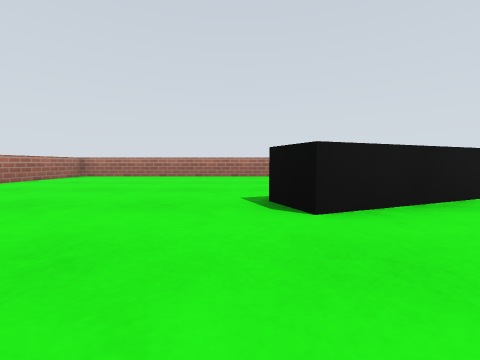
[1] (above)

21 first-person views from a walk through a Gazebo world. The camera is 0.12 m above the floor, tilts 4° down and sees 90° across. The floor is counted in squares, 0.25 m on a side. Each view is taken from the middle of a square. On the plan, view 1 faces up. The plan holds only what a view shows up to about 9 squares ahead; the rest is blank.

[2]
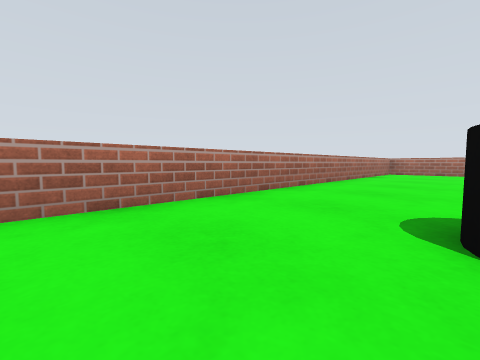

[3]
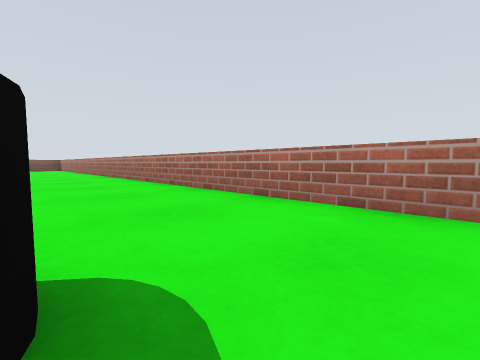

[4]
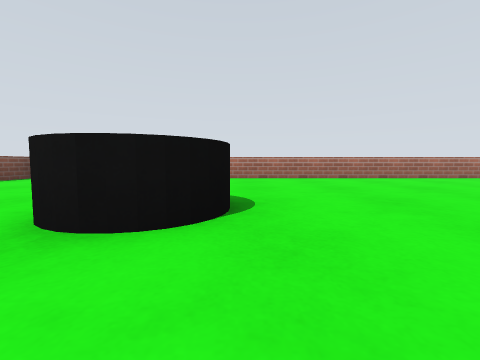

[5]
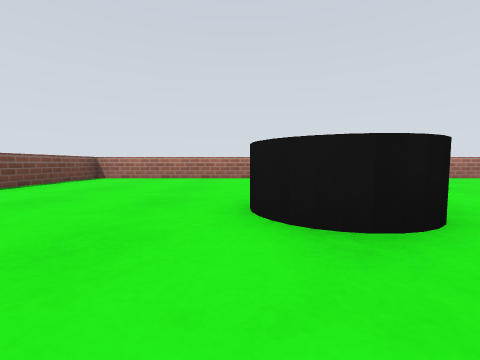

[6]
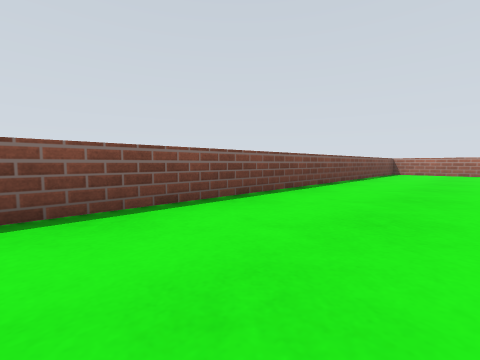

[7]
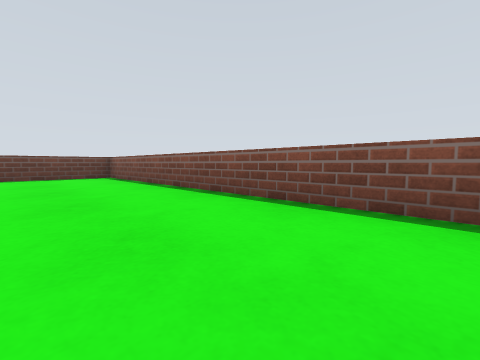

[8]
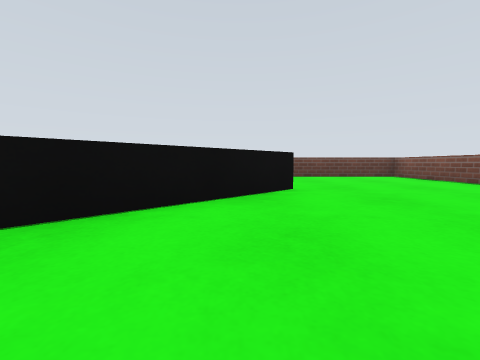

[9]
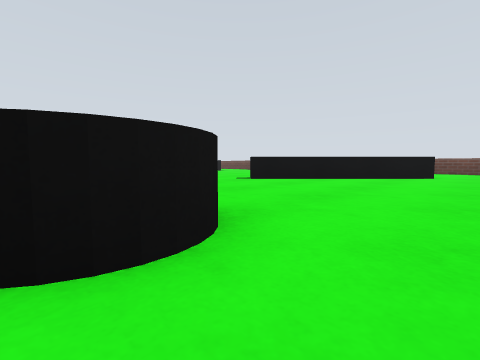

[10]
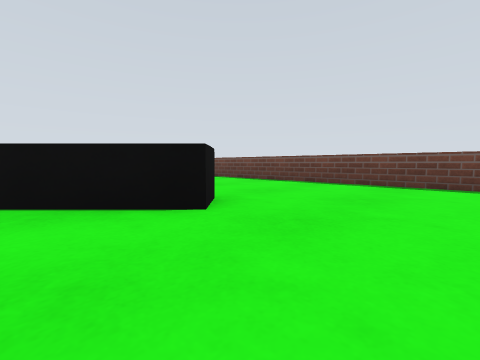

[11]
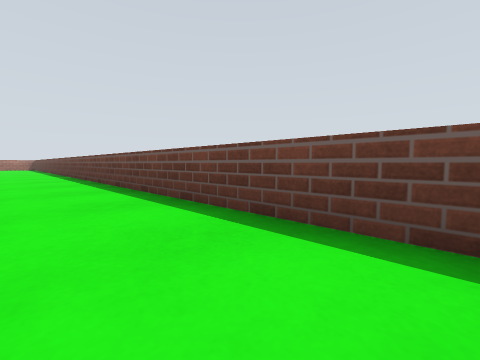

[12]
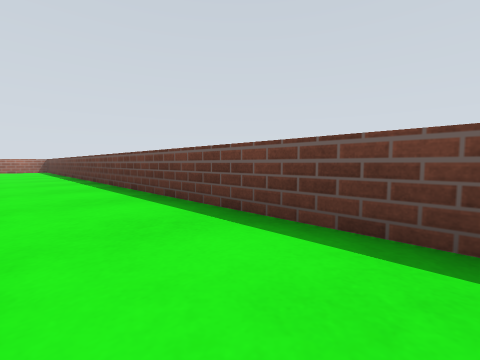

[13]
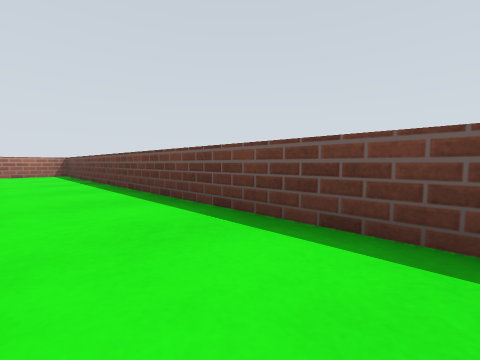

[14]
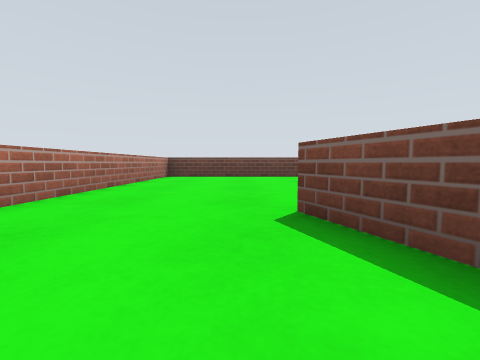

[15]
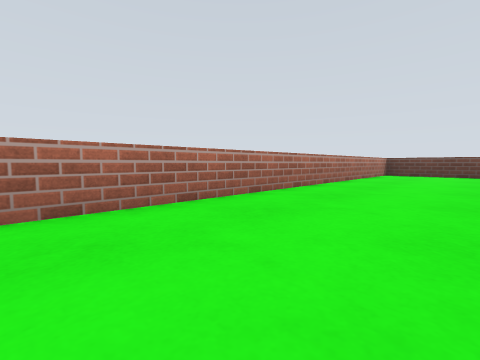

[16]
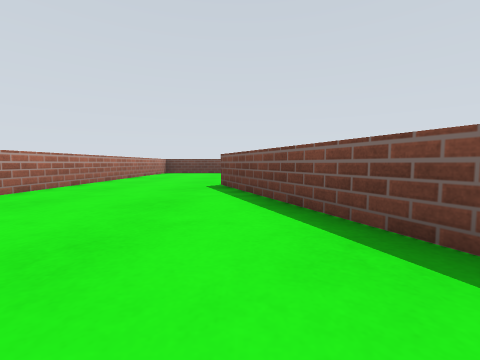

[17]
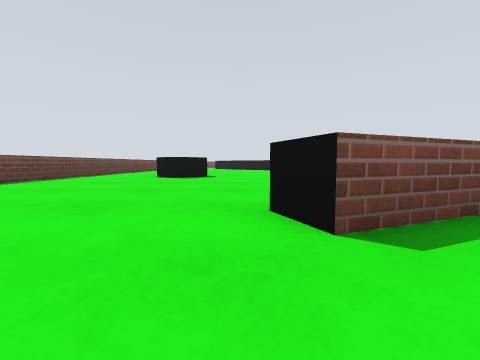

[18]
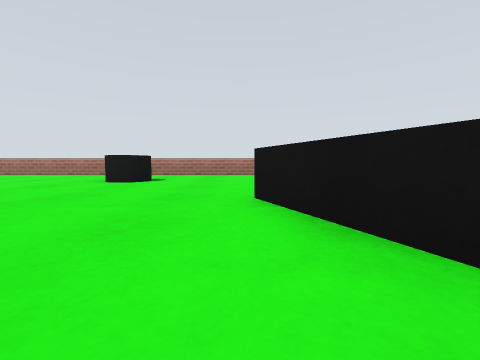

[19]
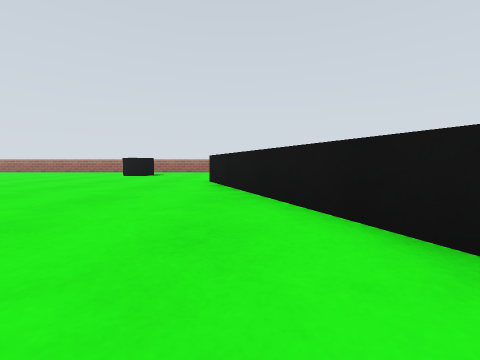

[20]
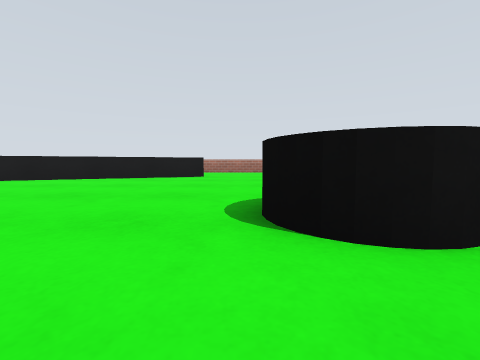

[21]
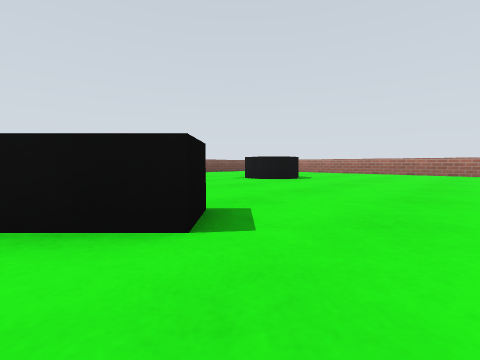

### Floor plan
Key: @ floor where view 1 was taken; # wall or solid block; . floor.
Columns run from 6 left of view 1 to 13 right of it. Each row starts with its distance up from view 1.
  9 ####################
  8 #..................#
  7 #..................#
  6 #..................#
  5 #..........##......#
  4 #.......#####......#
  3 #......###.........#
  2 #..................#
  1 #..................#
  0 #.....@............#
 -1 #..##..... ....##..#
 -2 #........   ...# ..#
 -3 #.......     ... ..#
 -4 #......       .  ..#
 -5 #.....           ..#
 -6 #...             ..#
 -7 #...             ..#
 -8 #............    ..#
 -9 #............    ..#
-10 #..........##    ..#
-11 #..........##    ..#
-12 #....##.....##  ...#
-13 #    ##......###...#
-14 #....##.......#....#
-15 #..................#
-16 #..................#
-17 #..................#
-18 #..................#
-19 ####################

Positions as (right, up) in squares from view 1, and headings:
1: (0, 0), facing up
2: (-3, -3), facing up-left
3: (-3, 0), facing down-left
4: (2, -12), facing left
5: (2, -14), facing left
6: (6, -16), facing down-left
7: (4, -16), facing down-right
8: (4, -13), facing right
9: (-1, -15), facing up-right
10: (7, -16), facing up-right
11: (11, -13), facing up-right
12: (11, -7), facing up-right
13: (11, -2), facing up-right
14: (4, 6), facing right
15: (2, 6), facing up-right
16: (1, 5), facing right
17: (7, 7), facing down
18: (4, 2), facing left
19: (7, 3), facing left
20: (8, -4), facing up
21: (6, -8), facing down-left
